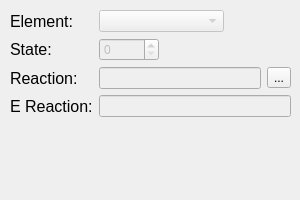
<?xml version="1.0" encoding="UTF-8"?>
<ui version="4.0">
 <class>AtomEditor</class>
 <widget class="QDialog" name="AtomEditor">
  <property name="geometry">
   <rect>
    <x>0</x>
    <y>0</y>
    <width>300</width>
    <height>200</height>
   </rect>
  </property>
  <property name="sizePolicy">
   <sizepolicy hsizetype="Preferred" vsizetype="Preferred">
    <horstretch>0</horstretch>
    <verstretch>0</verstretch>
   </sizepolicy>
  </property>
  <property name="minimumSize">
   <size>
    <width>300</width>
    <height>200</height>
   </size>
  </property>
  <property name="maximumSize">
   <size>
    <width>300</width>
    <height>200</height>
   </size>
  </property>
  <property name="windowTitle">
   <string>Atom Editor</string>
  </property>
  <widget class="QWidget" name="formLayoutWidget">
   <property name="geometry">
    <rect>
     <x>10</x>
     <y>10</y>
     <width>281</width>
     <height>181</height>
    </rect>
   </property>
   <layout class="QFormLayout" name="layout">
    <property name="fieldGrowthPolicy">
     <enum>QFormLayout::AllNonFixedFieldsGrow</enum>
    </property>
    <item row="0" column="0">
     <widget class="QLabel" name="label">
      <property name="font">
       <font>
        <pointsize>12</pointsize>
       </font>
      </property>
      <property name="text">
       <string>Element:</string>
      </property>
     </widget>
    </item>
    <item row="0" column="1">
     <widget class="QComboBox" name="type">
      <property name="enabled">
       <bool>false</bool>
      </property>
      <property name="maximumSize">
       <size>
        <width>125</width>
        <height>16777215</height>
       </size>
      </property>
      <property name="maxVisibleItems">
       <number>20</number>
      </property>
     </widget>
    </item>
    <item row="1" column="0">
     <widget class="QLabel" name="label_2">
      <property name="font">
       <font>
        <pointsize>12</pointsize>
       </font>
      </property>
      <property name="text">
       <string>State:</string>
      </property>
     </widget>
    </item>
    <item row="1" column="1">
     <widget class="QSpinBox" name="state">
      <property name="enabled">
       <bool>false</bool>
      </property>
      <property name="maximumSize">
       <size>
        <width>60</width>
        <height>16777215</height>
       </size>
      </property>
      <property name="font">
       <font>
        <pointsize>9</pointsize>
       </font>
      </property>
      <property name="maximum">
       <number>65535</number>
      </property>
     </widget>
    </item>
    <item row="2" column="0">
     <widget class="QLabel" name="label_6">
      <property name="font">
       <font>
        <pointsize>12</pointsize>
       </font>
      </property>
      <property name="text">
       <string>Reaction:</string>
      </property>
     </widget>
    </item>
    <item row="2" column="1">
     <layout class="QHBoxLayout" name="horizontalLayout">
      <item>
       <widget class="QLineEdit" name="reaction">
        <property name="enabled">
         <bool>false</bool>
        </property>
       </widget>
      </item>
      <item>
       <widget class="QToolButton" name="reactionError">
        <property name="text">
         <string>...</string>
        </property>
       </widget>
      </item>
     </layout>
    </item>
    <item row="3" column="0">
     <widget class="QLabel" name="label_7">
      <property name="font">
       <font>
        <pointsize>12</pointsize>
       </font>
      </property>
      <property name="text">
       <string>E Reaction:</string>
      </property>
     </widget>
    </item>
    <item row="3" column="1">
     <layout class="QHBoxLayout" name="horizontalLayout_2">
      <item>
       <widget class="QLineEdit" name="eReaction">
        <property name="enabled">
         <bool>false</bool>
        </property>
       </widget>
      </item>
     </layout>
    </item>
   </layout>
  </widget>
 </widget>
 <resources/>
 <connections/>
</ui>
